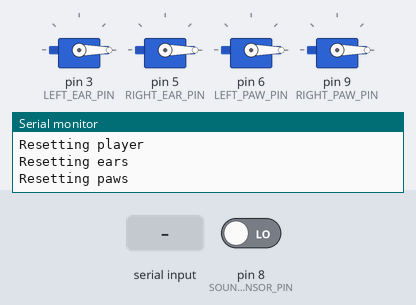
A sketch run on a simulated Arduino Uno, built with avr-gcc and run on an emulated ATmega328P. Parts: 4 × servo, the last lines printed to the serial monitor. The test bench sets the inputs (shaded band); at power-on: pin 8 (SOUND_SENSOR_PIN) LOW. The audio player accepts every command and is not drawn.

Above: at 1.7 s.
1.8 s: "3" received over Serial
At 3.2 s:
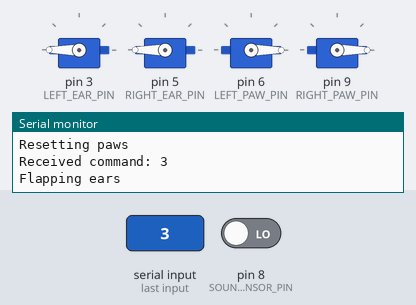
4.8 s: pin 8 (SOUND_SENSOR_PIN) driven HIGH
At 6.5 s:
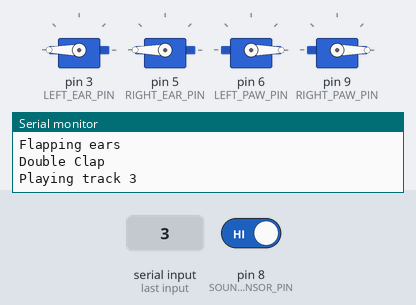
6.8 s: "1" received over Serial
At 7.6 s:
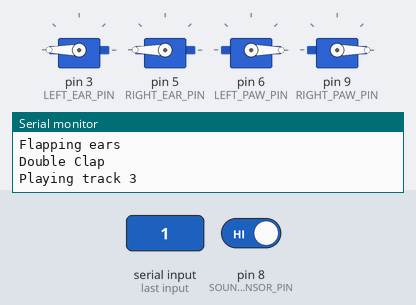
9.8 s: "2" received over Serial
At 11.5 s:
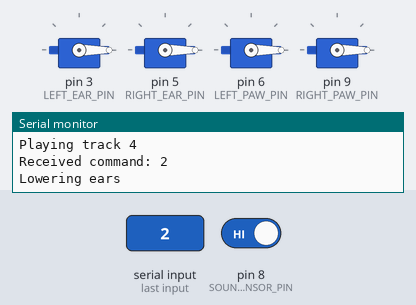
Timing chart, 0 to 13.0 s (numbered marks = the images above; inputs shaded):
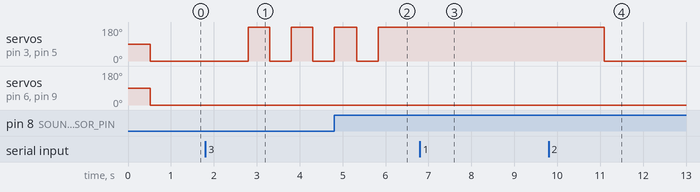

Measured:
- after the input at 1.8 s, servo on pin 3 (LEFT_EAR_PIN), servo on pin 5 (RIGHT_EAR_PIN): alternates 180° for 0.50 s and 0° for 0.50 s, starting after 1.0 s
- after the input at 4.8 s, servo on pin 3 (LEFT_EAR_PIN), servo on pin 5 (RIGHT_EAR_PIN): goes on until 5.8 s, then stays 180°
- after the input at 6.8 s, servo on pin 3 (LEFT_EAR_PIN), servo on pin 5 (RIGHT_EAR_PIN): stays 180° (without the input it goes to 0° after 0.56 s)
- after the input at 9.8 s, servo on pin 3 (LEFT_EAR_PIN), servo on pin 5 (RIGHT_EAR_PIN): 180° → 0° after 1.3 s

The sketch:

fur-amigo.ino
```cpp
#include <Arduino.h>
#include <DFRobotDFPlayerMini.h>
#include <SoftwareSerial.h>
#include <Servo.h>

#define LEFT_EAR_PIN 3
#define RIGHT_EAR_PIN 5
#define LEFT_PAW_PIN 6
#define SOUND_SENSOR_PIN 8
#define RIGHT_PAW_PIN 9
#define PLAYER_TX_PIN 11
#define PLAYER_RX_PIN 10

#define PLAYER_BAUD 9600
#define SERIAL_BAUD 19200

#define PLAYER_VOLUME 25
#define TRACKS 34
#define SOUND_IGNORE_TIME 200
#define CLAP_DELAY 1000

String command;
String lastCommand;

SoftwareSerial DFplayer(PLAYER_RX_PIN, PLAYER_TX_PIN);
DFRobotDFPlayerMini player;

// Ears
Servo leftEar;
Servo rightEar;
int earAngle;

void resetEars() {
  Serial.println("Resetting ears");

  earAngle = 0;
  leftEar.write(earAngle);
  rightEar.write(earAngle);
}

void raiseEars() {
  Serial.println("Raising ears");

  if (earAngle >= 90) {
    return;
  }

  earAngle += 180;
  leftEar.write(earAngle);
  rightEar.write(earAngle);
}

void lowerEars() {
  Serial.println("Lowering ears");

  if (earAngle <= 0) {
    return;
  }

  earAngle -= 180;
  leftEar.write(earAngle);
  rightEar.write(earAngle);
}

void flapEars() {
  Serial.println("Flapping ears");

  earAngle = 180 - earAngle;
  leftEar.write(earAngle);
  rightEar.write(earAngle);
}

// Paws
Servo leftPaw;
Servo rightPaw;
int leftPawAngle;
int leftPawIncrement;
int rightPawAngle;
int rightPawIncrement;

void resetPaws() {
  Serial.println("Resetting paws");

  leftPawAngle = 0;
  leftPawIncrement = 20;
  rightPawAngle = 0;
  rightPawIncrement = 20;
  leftPaw.write(leftPawAngle);
  rightPaw.write(rightPawAngle);
}

void shakePaw(Servo paw, int* currentAngle, int* increment) {
  Serial.println("Shaking a paw");

  if (*currentAngle >= 100 || (*currentAngle <= 0 && *increment < 0)) {
    *increment *= -1;
  }

  *currentAngle += *increment;
  paw.write(*currentAngle);
}

void resetAll() {
  Serial.println("Resetting all");
  resetPlayer();
  resetEars();
  resetPaws();
}

int claps = 0;
long lastClapTime = 0;

void detectClaps() {
  if (millis() - lastClapTime <= SOUND_IGNORE_TIME) {
    return;
  }

  if (digitalRead(SOUND_SENSOR_PIN) == 1) {
    claps++;

    if (claps == 2) {
      onDoubleClap();
      claps = 0;
    }

    lastClapTime = millis();
  }
  else {
    if (claps == 1 && millis() - lastClapTime > CLAP_DELAY) {
      onSingleClap();
      claps = 0;
      lastClapTime = millis();
    }
  }
}

boolean playerActive;
int track;

void startPlayer() {
  if (playerActive) {
    Serial.print("Track ");Serial.print(track);Serial.println(" is already playing");
    return;
  }

  Serial.print("Playing track "); Serial.println(track);
  player.play(track);
  playerActive = true;
}

void stopPlayer() {
  if (!playerActive) {
    Serial.print("Track ");Serial.print(track);Serial.println(" is already stopped");
    return;
  }

  Serial.print("Stopping track "); Serial.println(track);
  player.stop();
  playerActive = false;
}

void togglePlayer() {
  if (!playerActive) {
    startPlayer();
  } else {
    stopPlayer();
  }
}

void playTrack(int track) {
  Serial.print("Playing track "); Serial.println(track);

  if (playerActive) {
    playerActive = false;
    player.stop();
    delay(1000);
  }

  playerActive = true;
  player.play(track);
}

void changeTrack() {
  track++;

  if (track > TRACKS) {
    track = 1;
  }

  playTrack(track);
}

void onSingleClap() {
  Serial.println("Single Clap");
  togglePlayer();
}

void onDoubleClap() {
  Serial.println("Double Clap");
  changeTrack();
}

void resetPlayer() {
  Serial.println("Resetting player");
  playerActive = false;
  player.stop();
  track = 1;
}

void processCommands() {
  command = "";

  while (Serial.available()) {
    command += Serial.readString();
  }

  if (command == "") {
    command = lastCommand;
  }
  else {
    Serial.print("Received command: "); Serial.println(command);
  }

  if (!Serial.available()) {
    if (command != "") {
      if (command.equals("1")) {
        raiseEars();
        lastCommand = "";
      }
      else if (command.equals("2")) {
        lowerEars();
        lastCommand = "";
      }
      else if (command.equals("3")) {
        flapEars();
        lastCommand = "3";
      }
      else if (command.equals("4")) {
        shakePaw(leftPaw, &leftPawAngle, &leftPawIncrement);
        lastCommand = "4";
      }
      else if (command.equals("5")) {
        shakePaw(rightPaw, &rightPawAngle, &rightPawIncrement);
        lastCommand = "5";
      }
      else if (command.equals("6")) {
        startPlayer();
        lastCommand = "";
      }
      else if (command.equals("7")) {
        stopPlayer();
        lastCommand = "";
      }
      else if (command.equals("8")) {
        changeTrack();
        lastCommand = "";
      }
      else if (command.startsWith("P")) {
        track = command.substring(1).toInt();
        playTrack(track);
        lastCommand = "";
      }
      else if (command.equals("0")) {
        lastCommand = "";
        resetAll();
      }
      else {
        Serial.print("Unknown command: "); Serial.println(command);
      }

      delay(500);
    }
  }
}

void handlePlayerEvents() {
  if (!player.available()) {
    return;
  }

  uint8_t event = player.readType();

  switch (event) {
    case DFPlayerPlayFinished:
      playerActive = false;
      Serial.print("Stopping track "); Serial.println(track);
      break;
  }
}

void printDetail(uint8_t type, int value){
  switch (type) {
    case TimeOut:
      Serial.println(F("Time Out!"));
      break;
    case WrongStack:
      Serial.println(F("Stack Wrong!"));
      break;
    case DFPlayerCardInserted:
      Serial.println(F("Card Inserted!"));
      break;
    case DFPlayerCardRemoved:
      Serial.println(F("Card Removed!"));
      break;
    case DFPlayerCardOnline:
      Serial.println(F("Card Online!"));
      break;
    case DFPlayerUSBInserted:
      Serial.println("USB Inserted!");
      break;
    case DFPlayerUSBRemoved:
      Serial.println("USB Removed!");
      break;
    case DFPlayerPlayFinished:
      Serial.print(F("Number:"));
      Serial.print(value);
      Serial.println(F(" Play Finished!"));
      break;
    case DFPlayerError:
      Serial.print(F("DFPlayerError:"));
      switch (value) {
        case Busy:
          Serial.println(F("Card not found"));
          break;
        case Sleeping:
          Serial.println(F("Sleeping"));
          break;
        case SerialWrongStack:
          Serial.println(F("Get Wrong Stack"));
          break;
        case CheckSumNotMatch:
          Serial.println(F("Check Sum Not Match"));
          break;
        case FileIndexOut:
          Serial.println(F("File Index Out of Bound"));
          break;
        case FileMismatch:
          Serial.println(F("Cannot Find File"));
          break;
        case Advertise:
          Serial.println(F("In Advertise"));
          break;
        default:
          break;
      }
      break;
    default:
      break;
  }
}

void setup() {
  command = "";
  lastCommand = "";
  playerActive = false;
  track = 1;
  lastClapTime = 0;

  pinMode(SOUND_SENSOR_PIN, INPUT);

  DFplayer.begin(PLAYER_BAUD);
  Serial.begin(SERIAL_BAUD);

  if (!player.begin(DFplayer)) {
    Serial.println("Unable to initialize player");
    while (true);
  }

  Serial.println("DFPlayer Mini is online");

  player.volume(PLAYER_VOLUME);

  leftEar.attach(LEFT_EAR_PIN);
  rightEar.attach(RIGHT_EAR_PIN);
  leftPaw.attach(LEFT_PAW_PIN);
  rightPaw.attach(RIGHT_PAW_PIN);

  resetAll();
}

void loop() {
  processCommands();
  detectClaps();
  handlePlayerEvents();

  /* FOR DEBUGGING PLAYER
  if (player.available()) {
    printDetail(player.readType(), player.read());
  }
  */
}
```
